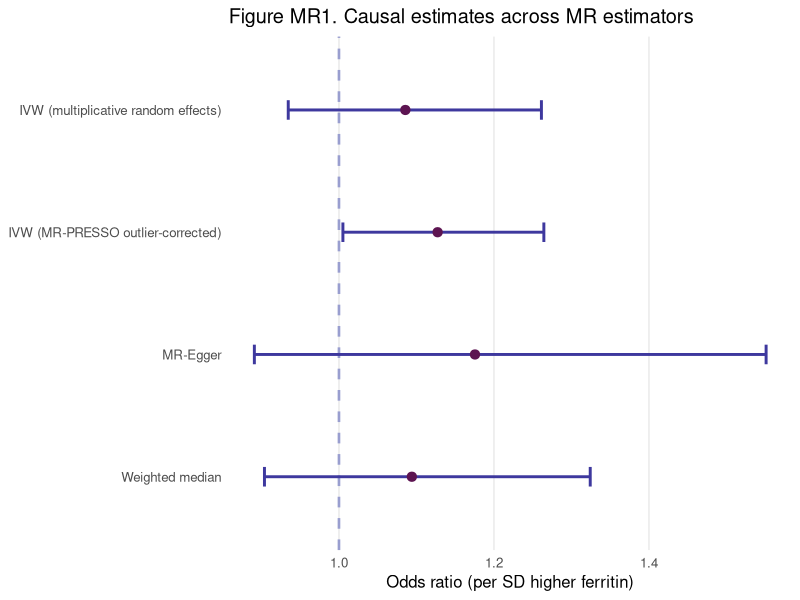
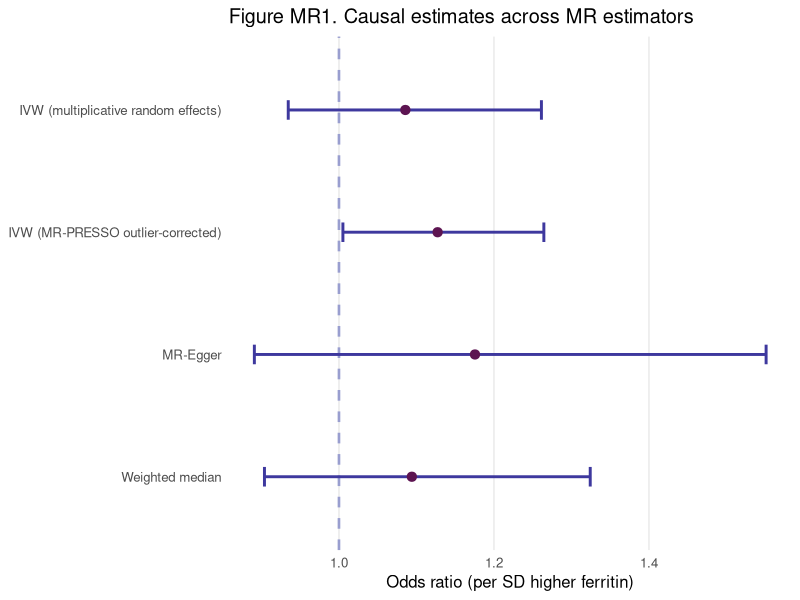

Here is the R script that generated these plots, in order:
## ---- chunk 1
knitr::opts_chunk$set(
  echo = FALSE, message = FALSE, warning = FALSE,
  fig.align = "center", fig.width = 7.5, fig.height = 4.8
)

suppressPackageStartupMessages({
  library(dplyr)
  library(tidyr)
  library(data.table)
  library(ggplot2)
  library(knitr)
  library(kableExtra)
  library(stringr)
})

# ---------------------------
# Colour system (your palette)
# ---------------------------
COL <- list(
  ceil     = "#999ECF",
  platinum = "#EDDDEC",
  liberty  = "#60509D",
  blue     = "#3E389E",
  grape    = "#5D1451",
  lilac    = "#adbae3",
  butter   = "#FFEDA8",
  pancake  = "#D99058",
  rose     = "#E5C8CD",
  pine     = "#1D6C5C"
)

# Accent assignment (consistent throughout report)
COL_FERRITIN <- COL$blue
COL_DELIRIUM <- COL$pine
COL_NEUTRAL  <- "#333333"

# ---------------------------
# Paths (GitHub Pages-friendly)
# Assumes this Rmd lives in docs/
# ---------------------------
DOCS_DIR <- if (basename(getwd()) == "docs") getwd() else file.path(getwd(), "docs")
FIG_DIR  <- file.path(DOCS_DIR, "figures")
DATA_DIR <- file.path(DOCS_DIR, "data")
dir.create(FIG_DIR,  showWarnings = FALSE, recursive = TRUE)
dir.create(DATA_DIR, showWarnings = FALSE, recursive = TRUE)

# ---------------------------
# Helpers
# ---------------------------
fmt_p <- function(p) {
  ifelse(is.na(p), NA_character_,
         ifelse(p < 1e-3, format(p, scientific = TRUE, digits = 2), formatC(p, digits = 3, format = "f")))
}
fmt_num <- function(x, d = 3) ifelse(is.na(x), NA_character_, formatC(x, digits = d, format = "f"))
fmt_e   <- function(x, d = 2) ifelse(is.na(x), NA_character_, format(x, scientific = TRUE, digits = d))

or_ci <- function(beta, se){
  OR  <- exp(beta)
  LCI <- exp(beta - 1.96 * se)
  UCI <- exp(beta + 1.96 * se)
  c(OR = OR, LCI = LCI, UCI = UCI)
}

kbl_nice <- function(df, caption = NULL){
  kable(df, format = "html", caption = caption, escape = FALSE) |>
    kable_styling(full_width = FALSE,
                  bootstrap_options = c("striped", "hover", "condensed")) |>
    row_spec(0, background = COL$platinum, color = COL$grape) |>
    scroll_box(width = "100%", height = "320px")
}

# Tooltip bubble (CSS hover). Usage: tip("definition text")
tip <- function(def){
  sprintf('<span class="help">?<span class="helptext">%s</span></span>', def)
}


dl_btn <- function(label, href){
  sprintf('<a class="dl-btn" href="%s" download>%s</a>', href, label)
}

## ---- chunk 2
# ============================================================
# Tab 1 — Two-sample MR
# Values sourced from your MR log (TwoSampleMR + MR-PRESSO) and scripts.
# ============================================================

mean_F <- 78.76

# --- Main MR estimates (TwoSampleMR)
mr_main <- tibble::tribble(
  ~method, ~nsnp, ~beta, ~se, ~pval,
  "IVW (multiplicative random effects)", 70L, 0.0822032, 0.0764773, 0.2824330,
  "MR-Egger",                            70L, 0.1617036, 0.1414843, 0.2570848,
  "Weighted median",                     70L, 0.0898712, 0.0974262, 0.3562921
) |>
  rowwise() |>
  mutate(
    OR  = or_ci(beta, se)["OR"],
    LCI = or_ci(beta, se)["LCI"],
    UCI = or_ci(beta, se)["UCI"]
  ) |>
  ungroup()

# --- Heterogeneity (Cochran's Q)
het <- tibble::tribble(
  ~method, ~Q, ~Q_df, ~Q_pval,
  "IVW",      96.99547, 69L, 0.0147892,
  "MR-Egger", 96.36125, 68L, 0.0134358
)

# --- MR-Egger intercept (directional pleiotropy)
pleio <- tibble::tibble(
  egger_intercept = -0.0034819,
  se = 0.0052046,
  pval = 0.5057626
)

# --- Steiger directionality
steiger <- tibble::tibble(
  snp_r2_exposure = 0.0206426,
  snp_r2_outcome  = 0.0002185,
  correct_causal_direction = TRUE,
  steiger_pval = 0
)

# --- MR-PRESSO summary
presso <- tibble::tribble(
  ~analysis, ~beta, ~se, ~pval,
  "Raw",               0.0878940, 0.0762235, 0.2527882,
  "Outlier-corrected", 0.1198282, 0.0585500, 0.0445093
) |>
  rowwise() |>
  mutate(
    OR  = or_ci(beta, se)["OR"],
    LCI = or_ci(beta, se)["LCI"],
    UCI = or_ci(beta, se)["UCI"]
  ) |>
  ungroup()

presso_global_p    <- 0.017
presso_distort_p   <- 0.705
presso_outlier_n   <- 1L  # from your narrative: a single flagged index downstream

# --- Export tidy TSVs to docs/data/ for download buttons
fwrite(as.data.table(mr_main), file.path(DATA_DIR, "tab1_mr_main.tsv"), sep = "\t")
fwrite(as.data.table(het),     file.path(DATA_DIR, "tab1_mr_heterogeneity.tsv"), sep = "\t")
fwrite(as.data.table(pleio),   file.path(DATA_DIR, "tab1_mr_pleiotropy.tsv"), sep = "\t")
fwrite(as.data.table(steiger), file.path(DATA_DIR, "tab1_mr_steiger.tsv"), sep = "\t")
fwrite(as.data.table(presso),  file.path(DATA_DIR, "tab1_mr_presso.tsv"), sep = "\t")

## ---- chunk 3
ivw <- mr_main |> dplyr::filter(method == "IVW (multiplicative random effects)") |> dplyr::slice(1)

cat(sprintf('
<div class="callout">
<b>Integrated MR interpretation.</b>
The primary IVW (random-effects) estimate is <b>non-significant</b>
(OR = %.3f, 95%% CI %.3f–%.3f; p = %s).
There is evidence of heterogeneity (IVW Cochran’s Q p = %s), but no evidence of <i>directional</i> pleiotropy (MR-Egger intercept p = %s).
Steiger filtering supports the direction Ferritin → Delirium (R²<sub>x</sub> > R²<sub>y</sub>; p = %s).
MR-PRESSO detects outliers (global p = %s), but the distortion test is non-significant (p = %s), so the outlier-corrected nominal association should be treated as <b>exploratory</b>.
</div>',
  ivw$OR, ivw$LCI, ivw$UCI, fmt_p(ivw$pval),
  fmt_p(het |> dplyr::filter(method=="IVW") |> dplyr::pull(Q_pval)),
  fmt_p(pleio$pval),
  fmt_p(steiger$steiger_pval),
  fmt_p(presso_global_p),
  fmt_p(presso_distort_p)
))

cat('<div class="cards">')
cat(sprintf('<div class="cardx"><div class="k">Instruments</div><div class="v">%d SNPs</div><span class="badge">Ferritin → Delirium</span></div>',
            ivw$nsnp))
cat(sprintf('<div class="cardx"><div class="k">Instrument strength %s</div><div class="v">%s</div><div class="k">Mean F-statistic</div></div>',
            tip("F-statistic gauges instrument strength; a common rule-of-thumb is F ≥ 10. Mean F = 78.76 indicates strong instruments and low risk of weak-IV bias."),
            fmt_num(mean_F,2)))
cat(sprintf('<div class="cardx"><div class="k">Heterogeneity %s</div><div class="v">Q p = %s</div><div class="k">Cochran’s Q (IVW)</div></div>',
            tip("Cochran’s Q tests whether per-SNP ratio estimates vary more than expected by chance; significant Q suggests heterogeneity (often pleiotropy or multiple mechanisms)."),
            fmt_p(het |> dplyr::filter(method=="IVW") |> dplyr::pull(Q_pval))))
cat(sprintf('<div class="cardx"><div class="k">Directional pleiotropy %s</div><div class="v">p = %s</div><div class="k">MR-Egger intercept</div></div>',
            tip("MR-Egger intercept tests unbalanced (directional) horizontal pleiotropy; non-significant intercept suggests no consistent directional bias."),
            fmt_p(pleio$pval)))
cat(sprintf('<div class="cardx"><div class="k">Directionality %s</div><div class="v">%s</div><div class="k">Steiger p = %s</div></div>',
            tip("Steiger compares variance explained in exposure vs outcome; if R²_exposure > R²_outcome, Ferritin → Delirium is supported over reverse."),
            ifelse(steiger$correct_causal_direction, "Supported", "Uncertain"),
            fmt_p(steiger$steiger_pval)))
cat(sprintf('<div class="cardx"><div class="k">Outliers %s</div><div class="v">%d</div><div class="k">Global p = %s; Distortion p = %s</div></div>',
            tip("MR-PRESSO tests for outlier instruments (global test) and whether removing them significantly changes the estimate (distortion test)."),
            presso_outlier_n, fmt_p(presso_global_p), fmt_p(presso_distort_p)))
cat('</div>')

## ---- chunk 4
# Table MR-1: main (and robust) estimators
mr_tbl <- mr_main |>
  dplyr::transmute(
    Method = method,
    `N SNPs` = nsnp,
    `β (log OR)` = fmt_num(beta, 4),
    `SE` = fmt_num(se, 4),
    `OR (95% CI)` = sprintf("%.3f (%.3f–%.3f)", OR, LCI, UCI),
    `p` = fmt_p(pval)
  )

cat(dl_btn("Download: MR main table", "data/tab1_mr_main.tsv"))
cat(kbl_nice(mr_tbl, caption = "Table MR-1. Two-sample MR estimates for ferritin → delirium across estimators."))

# Table MR-2: diagnostics “scoreboard”
diag_tbl <- tibble::tibble(
  Test = c(
    paste0("Instrument strength ", tip("Mean F-statistic summarises strength; a common heuristic is F ≥ 10.")),
    paste0("Heterogeneity (IVW) ", tip("Cochran’s Q p-value tests whether ratio estimates are heterogeneous.")),
    paste0("Directional pleiotropy ", tip("MR-Egger intercept p-value tests directional pleiotropy.")),
    paste0("Directionality (Steiger) ", tip("Steiger supports Ferritin → Delirium if R²_exposure > R²_outcome.")),
    paste0("Outliers (MR-PRESSO) ", tip("Global test detects outliers; distortion test asks if estimate changes materially after removal.")),
    "MR-PRESSO outlier-corrected estimate"
  ),
  Result = c(
    sprintf("Mean F = %s", fmt_num(mean_F,2)),
    sprintf("Q = %s (df=%d), p = %s",
            fmt_num(het$Q[het$method=="IVW"],2), het$Q_df[het$method=="IVW"], fmt_p(het$Q_pval[het$method=="IVW"])),
    sprintf("Intercept = %s (SE=%s), p = %s",
            fmt_num(pleio$egger_intercept,4), fmt_num(pleio$se,4), fmt_p(pleio$pval)),
    sprintf("R²x = %s; R²y = %s; direction = %s; p = %s",
            fmt_num(steiger$snp_r2_exposure,6), fmt_num(steiger$snp_r2_outcome,6),
            ifelse(steiger$correct_causal_direction, "Ferritin → Delirium", "Reverse/uncertain"),
            fmt_p(steiger$steiger_pval)),
    sprintf("Global p = %s; Distortion p = %s; outliers = %d",
            fmt_p(presso_global_p), fmt_p(presso_distort_p), presso_outlier_n),
    {
      pc <- presso |> dplyr::filter(analysis=="Outlier-corrected") |> dplyr::slice(1)
      sprintf("β = %s (SE=%s), OR = %.3f (%.3f–%.3f), p = %s",
              fmt_num(pc$beta,4), fmt_num(pc$se,4), pc$OR, pc$LCI, pc$UCI, fmt_p(pc$pval))
    }
  )
)

cat(dl_btn("Download: MR heterogeneity", "data/tab1_mr_heterogeneity.tsv"))
cat(dl_btn("Download: MR pleiotropy", "data/tab1_mr_pleiotropy.tsv"))
cat(dl_btn("Download: MR Steiger", "data/tab1_mr_steiger.tsv"))
cat(dl_btn("Download: MR-PRESSO", "data/tab1_mr_presso.tsv"))

cat(kbl_nice(diag_tbl, caption = "Table MR-2. Diagnostic summary for strength, heterogeneity, pleiotropy, directionality, and outliers."))
## ---- chunk 5
# Forest plot uses the exact values in mr_main + MR-PRESSO outlier-corrected
forest_df <- dplyr::bind_rows(
  mr_main |> dplyr::select(method, beta, se),
  presso  |> dplyr::filter(analysis=="Outlier-corrected") |>
    dplyr::transmute(method="IVW (MR-PRESSO outlier-corrected)", beta=beta, se=se)
) |>
  dplyr::rowwise() |>
  dplyr::mutate(
    OR  = as.numeric(or_ci(beta, se)["OR"]),
    LCI = as.numeric(or_ci(beta, se)["LCI"]),
    UCI = as.numeric(or_ci(beta, se)["UCI"])
  ) |>
  dplyr::ungroup() |>
  dplyr::mutate(
    method = factor(method, levels = c(
      "Weighted median",
      "MR-Egger",
      "IVW (MR-PRESSO outlier-corrected)",
      "IVW (multiplicative random effects)"
    ))
  )

p_forest <- ggplot(forest_df, aes(x = OR, y = method)) +
  geom_vline(xintercept = 1, linetype = "dashed", colour = COL$ceil, linewidth = 0.9) +
  geom_errorbarh(aes(xmin = LCI, xmax = UCI), height = 0.16, colour = COL_FERRITIN, linewidth = 1.0) +
  geom_point(size = 2.8, colour = COL$grape) +
  labs(
    x = "Odds ratio (per SD higher ferritin)",
    y = NULL,
    title = "Figure MR1. Causal estimates across MR estimators"
  ) +
  theme_minimal(base_size = 12) +
  theme(
    panel.grid.minor = element_blank(),
    panel.grid.major.y = element_blank()
  )

p_forest
ggsave(file.path(FIG_DIR, "Figure_MR1_forest_theme.png"), p_forest,
       width = 7.8, height = 4.2, dpi = 320, bg = "white")

## ---- chunk 6

render_fig <- function(title, filename, caption){
  fp <- file.path(FIG_DIR, filename)
  if (!file.exists(fp)) {
    cat(sprintf(
      "<p><b>Missing figure:</b> <code>%s</code><br/>Expected at: <code>%s</code></p>",
      filename, fp
    ))
    return(invisible(FALSE))
  }

  # Use repo-relative path for HTML (works on GitHub Pages)
  src <- sprintf("figures/%s", filename)

  cat(sprintf("<h4>%s</h4>", title))
  cat(sprintf(
    "<img src='%s' style='width:100%%; border-radius:16px; border:1px solid %s;'/>",
    src, COL$platinum
  ))
  cat(sprintf(
    "<div class='figcap'><b>Interpretive caption.</b> %s</div>",
    caption
  ))

  invisible(TRUE)
}

# --- Your exact filenames (including .png) ---
fn_scatter <- "MR scatter plot (per-SNP effects).png"
fn_funnel  <- "Funnel plot (per-SNP ratio estimates).png"
fn_loo     <- "Leave-one-out influence plot.png"
fn_presso  <- "MR-PRESSO outlier map.png"

render_fig(
  "Supplementary Figure S-MR1. MR scatter plot",
  fn_scatter,
  "Scatter of per-SNP effects (ferritin vs delirium) with estimator lines; approximate alignment of slopes supports method-level consistency in direction."
)

render_fig(
  "Supplementary Figure S-MR2. Funnel plot",
  fn_funnel,
  "Funnel symmetry provides a qualitative screen for outlier/asymmetry patterns that can reflect pleiotropy or influential instruments."
)

render_fig(
  "Supplementary Figure S-MR3. Leave-one-out influence plot",
  fn_loo,
  "Stability of the IVW estimate under leave-one-out suggests the inference is not driven by a single SNP; large shifts would indicate sensitivity to specific instruments."
)

render_fig(
  "Supplementary Figure S-MR4. MR-PRESSO outlier map",
  fn_presso,
  "MR-PRESSO outlier map visualises instruments flagged as outliers; interpretation should be paired with the global outlier test and the distortion test."
)
